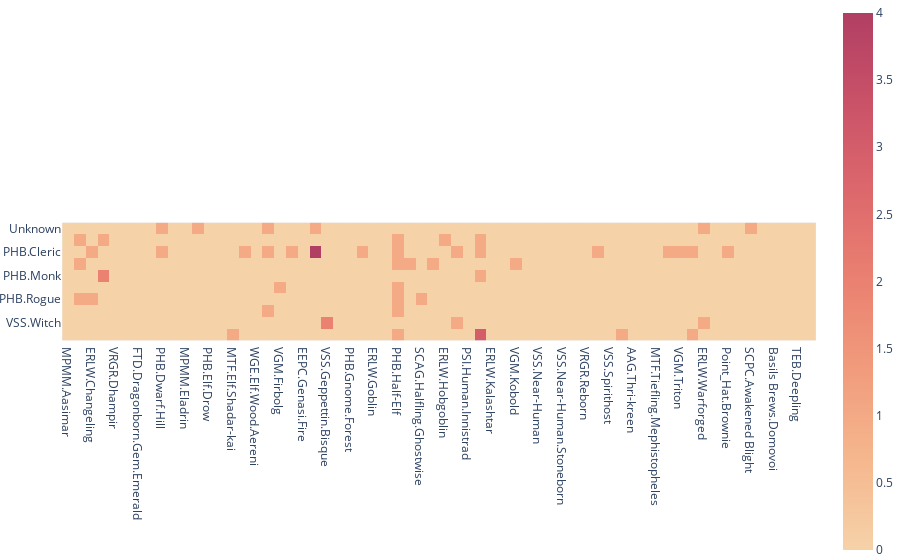

The cell this chart's notebook holds for it:
### Code cell
Tab_Rac = pd.read_csv('/home/jovyan/Data/Race.csv')
Tab_Cla = pd.read_csv('/home/jovyan/Data/Class_Level.csv')
Tab_Cha = pd.read_csv('/home/jovyan/Data/Characters.csv')
Process_All()

data = []
List_Race  = []
for x1, y1 in Tab_Rac.iterrows():
    if Tab_Rac.at[x1,'Count'] > 0:
        List_Race.append(Tab_Rac.at[x1,'Tag2'])
List_Class = []
for x1, y1 in Tab_Cla.iterrows():#Sub-Class
    if Tab_Cla.at[x1,'Class']==Tab_Cla.at[x1,'Tag3']:
        if Tab_Cla.at[x1,'C_Count'] > 0:
            List_Class.append(Tab_Cla.at[x1,'Tag2'])
print(List_Class)

for y1 in List_Class:
    Ro = []
    for y2 in List_Race:
        Con=0
        Con=len(Tab_Cha.query("Race=='"+y2+"' and `Class Breakdown`.str.contains('"+y1+"')").index)
        Ro.append(Con)
    data.append(Ro)

fig = px.imshow(data,
                x=List_Race,
                y=List_Class,
                color_continuous_scale='Redor'
               )

fig.update_xaxes(side="bottom")
fig.update_layout(autosize=True, height=500)
fig.update_layout(margin = dict(t=0, l=1, r=0, b=0, autoexpand=True))
fig.show()

### Figure 1 — Plotly figure (JSON) as saved in the notebook; plotly's stock layout.template omitted (floating-point values rounded to 4 significant figures; data arrays with more than 128 entries replaced by an {"elided": "..."} marker saying what was removed)
{"data": [{"coloraxis": "coloraxis", "name": "0", "x": ["MPMM.Aasimar", "VGM.Bugbear", "ERLW.Changeling", "TCE.Custom Lineage", "VRGR.Dhampir", "FTD.Dragonborn.Gem.Amethyst", "FTD.Dragonborn.Gem.Emerald", "FTD.Dragonborn.Gem.Sapphire", "PHB.Dwarf.Hill", "PHB.Dwarf.Mountain", "MPMM.Eladrin", "PHB.Elf", "PHB.Elf.Drow", "EGW.Elf.Pallid", "MTF.Elf.Shadar-kai", "PHB.Elf.Wood", "WGE.Elf.Wood.Aereni", "WBtW.Fairy", "VGM.Firbolg", "EEPC.Genasi.Earth", "EEPC.Genasi.Fire", "EEPC.Genasi.Water", "VSS.Geppettin.Bisque", "AAG.Giff", "PHB.Gnome.Forest", "DMG.Goblin", "ERLW.Goblin", "VGM.Goliath", "PHB.Half-Elf", "PHB.Half-Orc", "SCAG.Halfling.Ghostwise", "PHB.Halfling.Stout", "ERLW.Hobgoblin", "PHB.Human", "PSI.Human.Innistrad", "PHB.Human.Variant", "ERLW.Kalashtar", "MPMM.Kobold", "VGM.Kobold", "MOT.Minotaur", "VSS.Near-Human", "VSS.Near-Human.Mul", "VSS.Near-Human.Stoneborn", "AAG.Plasmoid", "VRGR.Reborn", "MOT.Satyr", "VSS.Spirithost", "VGM.Tabaxi", "AAG.Thri-kreen", "MTF.Tiefling.Levistus", "MTF.Tiefling.Mephistopheles", "TTP.Tortle", "VGM.Triton", "GGR.Vedalken", "ERLW.Warforged", "VGM.Yuan-ti Pureblood", "Point_Hat.Brownie", "GH:PG.Dreamer", "SCPC.Awakened Blight", "HCKOG.Kitsune.Rage", "Basils Brews.Domovoi", "Sisalik.Sisalik", "TEB.Deepling", "HGtV.Selkies"], "y": ["Unknown", "PHB.Barbarian", "PHB.Cleric", "PHB.Fighter", "PHB.Monk", "PHB.Paladin", "PHB.Rogue", "PHB.Warlock", "VSS.Witch", "PHB.Wizard"], "z": {"elided": "10x64 int values"}, "type": "heatmap", "xaxis": "x", "yaxis": "y", "hovertemplate": "x: %{x}<br>y: %{y}<br>color: %{z}<extra></extra>"}], "layout": {"xaxis": {"anchor": "y", "domain": [0, 1], "scaleanchor": "y", "constrain": "domain", "side": "bottom", "type": "category", "range": [-0.5, 63.5], "autorange": true}, "yaxis": {"anchor": "x", "domain": [0.1811, 0.8189], "autorange": true, "constrain": "domain", "type": "category", "range": [9.5, -0.5]}, "coloraxis": {"colorscale": [[0, "rgb(246, 210, 169)"], [0.1667, "rgb(245, 183, 142)"], [0.3333, "rgb(241, 156, 124)"], [0.5, "rgb(234, 129, 113)"], [0.6667, "rgb(221, 104, 108)"], [0.8333, "rgb(202, 82, 104)"], [1, "rgb(177, 63, 100)"]]}, "margin": {"t": 0, "l": 1, "r": 0, "b": 0, "autoexpand": true}, "autosize": true}}
